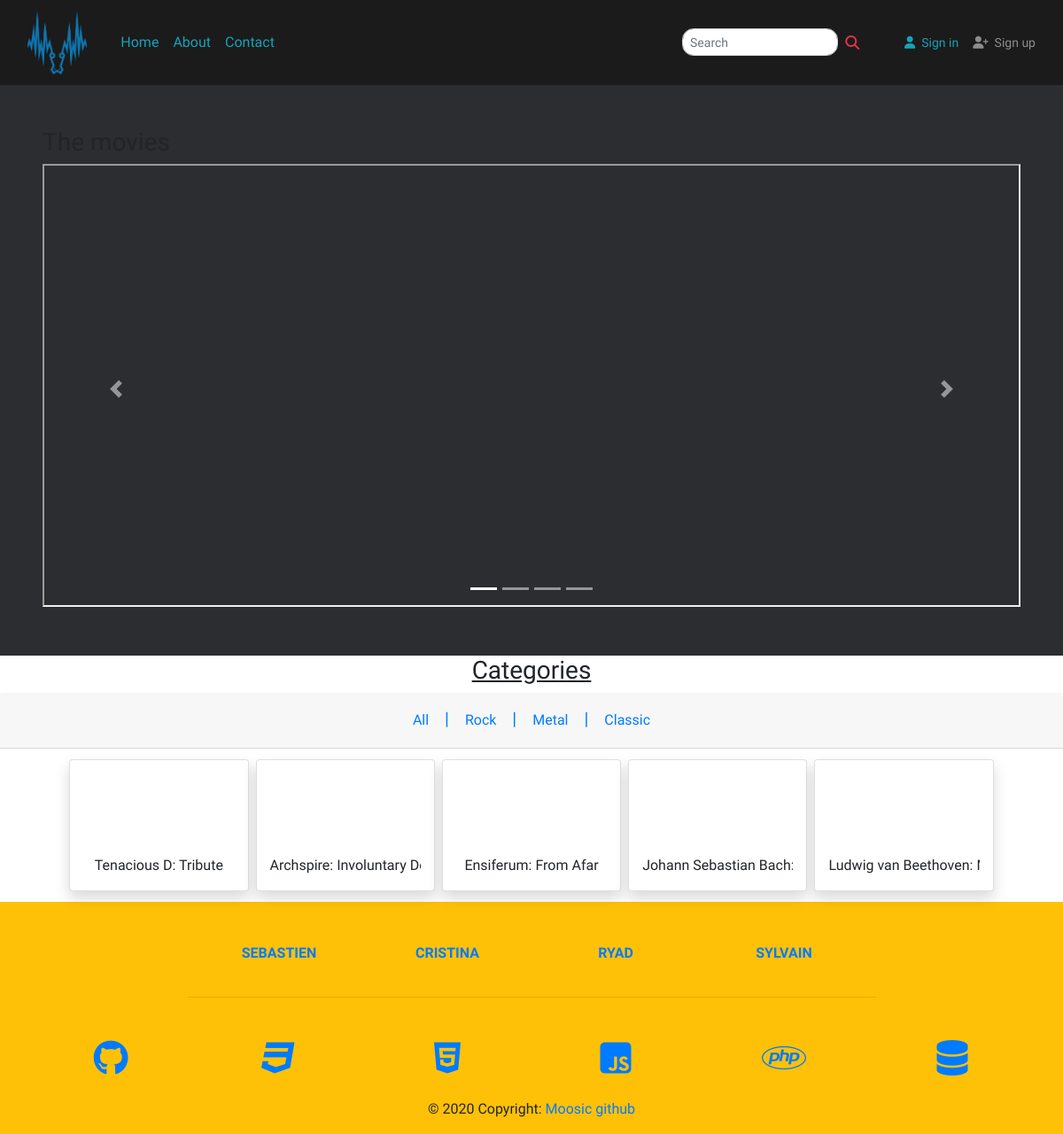
The page / on the database its author committed.
### tables this page shows
CREATE TABLE IF NOT EXISTS `songs` (
  `id` int(11) UNSIGNED NOT NULL AUTO_INCREMENT,
  `title` varchar(100) NOT NULL,
  `description` text,
  `source` varchar(255) NOT NULL,
  `artist_name` varchar(100) DEFAULT NULL,
  `album_name` varchar(100) DEFAULT NULL,
  `album_image` varchar(255) DEFAULT NULL,
  `released_date` date DEFAULT NULL,
  `user_id` int(11) UNSIGNED NOT NULL,
  `category_id` int(11) UNSIGNED NOT NULL,
  `created_at` timestamp NOT NULL DEFAULT CURRENT_TIMESTAMP,
  `updated_at` timestamp NOT NULL DEFAULT CURRENT_TIMESTAMP,
  PRIMARY KEY (`id`),
  KEY `song_user_id_foreign` (`user_id`)
);

CREATE TABLE IF NOT EXISTS `categories` (
  `id` int(11) NOT NULL AUTO_INCREMENT,
  `name` varchar(60) NOT NULL,
  `created_at` timestamp NOT NULL DEFAULT CURRENT_TIMESTAMP,
  `updated_at` timestamp NOT NULL DEFAULT CURRENT_TIMESTAMP,
  PRIMARY KEY (`id`)
);

### database/db.php (called while the page is built, shortened)
<?php
$path = $_SERVER['REQUEST_URI'];
$url = explode('/', $path);
$root = $url[3] == 'pages' ? '..' : '.';
$pages_root = $url[3] == 'pages' ? '.' : './pages';
?>

### database/functions.php (called while the page is built, shortened)
<?php
include('db.php');
function fetchAllSongs($conn) {
	$request = "SELECT * FROM songs
				-- LEFT JOIN users
				-- ON users.id = songs.user_id
				-- LEFT JOIN categories
				-- ON categories.id = songs.category_id";
	$stmt = $conn->prepare($request);
	$stmt->execute();
	$result = $stmt->setFetchMode(PDO::FETCH_ASSOC);
	$rows = $result ? $stmt->fetchAll() : null;
	return $rows;
}
function fetchAllCategory($conn) {
	$request = "SELECT * FROM categories";
	$stmt = $conn->prepare($request);
	$stmt->execute();
	$result = $stmt->setFetchMode(PDO::FETCH_ASSOC);
	$rows = $result ? $stmt->fetchAll() : null;
	return $rows;
}
function fetchLast4Songs($conn){
	$request = "SELECT * FROM songs LIMIT 4";
	$stmt = $conn->prepare($request);
	$stmt->execute();
	$result = $stmt->setFetchMode(PDO::FETCH_ASSOC);
	$songs = $result ? $stmt->fetchAll() : null;
	return $songs;
}
?>

### index.php (the view, shortened to what this page needs)
<?php
include('./database/functions.php');
$categories = fetchAllCategory($conn);
$songs = fetchAllSongs($conn);
$musicCarousel = fetchLast4Songs($conn);
?>
<?php include('./layouts/master.php'); ?>
<?php include('./layouts/header.php'); ?>
<section id="content" class="bg-dark p-5">
    <h3>The movies</h3>
    <div id="carouselExampleIndicators" class="carousel slide" data-ride="carousel">
        <ol class="carousel-indicators">
            <li data-target="#carouselExampleIndicators" data-slide-to="0" class="active"></li>
            <li data-target="#carouselExampleIndicators" data-slide-to="1"></li>
            <li data-target="#carouselExampleIndicators" data-slide-to="2"></li>
            <li data-target="#carouselExampleIndicators" data-slide-to="3"></li>
        </ol>
        <div class="carousel-inner">
            <?php foreach($musicCarousel as $key => $song){ ?>
                <div class="carousel-item <?php echo $key == 0 ? 'active' : ''; ?>">
                    <iframe class="embed-responsive-item w-100 " style="height:500px"
                        src= "<?php echo $song['source'] ?>" ></iframe>
                </div>
            <?php  } ?>
        </div>
        <a class="carousel-control-prev" href="#carouselExampleIndicators" role="button" data-slide="prev">
            <span class="carousel-control-prev-icon" aria-hidden="true"></span>
        </a>
        <a class="carousel-control-next" href="#carouselExampleIndicators" role="button" data-slide="next">
            <span class="carousel-control-next-icon" aria-hidden="true"></span>
        </a>
    </div>
</section>
<section id="categories">
    <div class="text-center">
        <h3><u>Categories</u></h3>
        <div id="accordion">
            <div class="card-header">
                <h5 class="mb-0">
                        <a class="btn btn-link" data-toggle="collapse" data-target="#navAll" aria-expanded="true" aria-controls="navAll">All</a>
                        <a class="disabled">|</a>
                    <?php foreach ($categories as $key => $category) { ?>
                        <a class="btn btn-link" data-toggle="collapse" data-target="#nav<?php echo $category["name"]?>" aria-expanded="true" aria-controls="nav<?php echo $category["name"]?>"><?php echo $category["name"]?></a>
                        <?php if ($key != count($categories)-1){ ?>
                        <a class="disabled">|</a>
                    <?php }} ?>
                </h5>
            </div>
            <div id="navAll" class="collapse show" aria-labelledby="headingOne" data-parent="#accordion">
                <div class="row p-2 justify-content-center">
                    <?php foreach ($songs as $song) { ?>
                        <div class="card col-12 col-sm-4 col-lg-2 m-1 shadow">
                            <div class="text-truncate">
                                <iframe width="100%" height="100" src="<?php echo $song['source']?>" frameborder="0" allow="accelerometer; autoplay; clipboard-write; encrypted-media; gyroscope; picture-in-picture" allowfullscreen></iframe>
                                <p><?php echo $song['artist_name'].": ". $song['title']?></p>
                            </div>
                            <div class="card-img-overlay myLink" onclick="move(<?php echo $song['id']?>,true)"></div>
                        </div>
                    <?php } ?>
                </div>
            </div>
        </div>
    </div>
</section>
<?php include('./layouts/footer.php'); ?>

### layouts/master.php (shortened to what this page needs)
<!DOCTYPE html>
<html lang="en">
<head>
    <link rel="stylesheet" href="https://cdn.jsdelivr.net/npm/bootstrap@4.5.3/dist/css/bootstrap.min.css">
    <link rel="stylesheet" type="text/css" href="https://yarnpkg.com/en/package/normalize.css">
    <link rel="stylesheet" type="text/css" href="<?php echo $root; ?>/css/style.css">
</head>
<body>

### layouts/header.php (shortened to what this page needs)
<?php
$user = isset($_SESSION['user']) ? $_SESSION['user'] : null;
?>
<header id="myheader" class="py-1 text-center text-info">
	<nav class="navbar navbar-expand-md navbar-dark">
        <div class="d-flex justify-content-center col-lg-1">
            <a class="navbar-brand text-info p-0 m-0" href="<?php echo $root; ?>/index.php">
                <img src="<?php echo $root; ?>/images/Moosic_T2.1.png" class="w-100"></a>
        </div>
        <div class="navbar-collapse collapse col-lg-6" id="navbarColorLight">
            <ul class="navbar-nav">
                <li class="nav-item active">
                    <a class="nav-link text-info" href="<?php echo $root; ?>/index.php" data-abc="true">Home <span class="sr-only">(current)</span></a>
                </li>
                <li class="nav-item">
                    <a class="nav-link text-info" href="<?php echo $pages_root; ?>/about.php">About</a>
                </li>
                <li class="nav-item">
                    <a class="nav-link text-info" href="<?php echo $pages_root; ?>/contact.php">Contact</a>
                </li>
            </ul>
        </div>
        <div class="d-flex justify-content-end col-lg-5">
            <form class="form-inline form-sm active-cyan-2 mr-3">
                <input class="form-control form-control-sm mr-2 w-75" type="text" placeholder="Search"
                aria-label="Search">
                <i class="fas fa-search text-danger fa-1x" aria-hidden="true"></i>
            </form>
            <?php if ($user && $user['is_connected']) { ?>
                <div class="mr-3 pt-1">
                    <a class="text-light text-14" href="">Hello <span class=""><?php echo $user['pseudo']; ?></span>!</a>
                </div>
                <div class="pt-1">
                    <a class="text-info text-14" href="<?php echo $root; ?>/controllers/logout.php"><i class="fa fa-sign-in fa-1x" aria-hidden="true"></i>&nbsp; Sign out</a>
                </div>
            <?php } else { ?>
                <div class="mr-3 pt-1">
                    <a class="text-info text-14" href="" data-toggle="modal" data-target="#loginFormModal"><i class="fa fa-user fa-1x" aria-hidden="true"></i>&nbsp; Sign in</a>
                </div>
                <div class="pt-1">
                    <a class="text-white-50 text-14" href="" data-toggle="modal" data-target="#registrationFormModal"><i class="fa fa-user-plus fa-1x" aria-hidden="true"></i>&nbsp; Sign up</a>
                </div>
            <?php } ?>
        </div>
    </nav>
</header>

### layouts/footer.php (shortened to what this page needs)
    <footer class="page-footer font-small indigo bg-warning">
      <div class="container">
        <div class="row text-center d-flex justify-content-center pt-5 mb-3">
          <div class="col-md-2 mb-3">
            <h6 class="text-uppercase font-weight-bold">
              <a href="https://github.com/SebastienFirouzfar">Sebastien</a>
            </h6>
          </div>
          <div class="col-md-2 mb-3">
            <h6 class="text-uppercase font-weight-bold">
              <a href="https://github.com/Shticrina">Cristina </a>
            </h6>
          </div>
          <div class="col-md-2 mb-3">
            <h6 class="text-uppercase font-weight-bold">
              <a href="https://github.com/ryadouelhadj">ryad </a>
            </h6>
          </div>
          <div class="col-md-2 mb-3">
            <h6 class="text-uppercase font-weight-bold">
              <a href="https://github.com/SylvainDurant">Sylvain  </a>
            </h6>
          </div>
        </div>
        <hr class="rgba-white-light" style="margin: 0 15%;">
        <div class="row pb-2 text-center mt-5">
          <div class="col-lg-2 col-sm-2 ">
             <a class="fb-ic"><i class="fa fa-github"></i></a>
          </div>
          <div class="col-lg-2 col-sm-2">
              <a class="fb-ic"><i class="fab fa-css3"></i></a>
          </div>
          <div class="col-lg-2 col-sm-2">
             <a class="fb-ic"><i class="fab fa-html5"></i></a>
          </div>
          <div class="col-lg-2 col-sm-2">
             <a class="fb-ic"><i class="fab fa-js-square"></i></a>
          </div>
          <div class="col-lg-2 col-sm-2">
             <a class="fb-ic"><i class="fab fa-php"></i></a>
          </div>
          <div class="col-lg-2 col-sm-2">
             <a class="fb-ic"><i class="fas fa-database"></i></a>
          </div>
          </div>
          </div>
      <div class="footer-copyright text-center py-3">© 2020 Copyright:
        <a href="https://github.com/SylvainDurant/Getflix-project"> Moosic github</a>
      </div>
    </footer>
</body>
</html>

### css/style.css (style rules this page uses)
body { font-family: 'Montserrat Alternates', sans-serif; font-weight: 400; font-size: 16px; }
.text-14 { font-size: 14px; }
.form-control-sm { border-radius: 0.8rem !important; }
.btn, .btn-lg, .btn-sm { border-radius: 2.3rem !important; }
.bg-dark { background-color: #2b2d30!important; }
#myheader { background-color: #1b1b1b; }
#myheader nav a.navbar-brand { font-family: 'Nothing You Could Do', cursive; }
::placeholder { color: red; opacity: 1; }
div i { font-size:40px; }

### rows shown on the page
songs: artist_name "Tenacious D", title "Tribute"
categories: name "Rock"
categories: name "Metal"
categories: name "Classic"
songs: artist_name "Archspire", title "Involuntary…"
songs: artist_name "Ensiferum", title "From Afar"
songs: artist_name "Johann Sebastian Bac…"
songs: artist_name "Ludwig van Beethoven"
